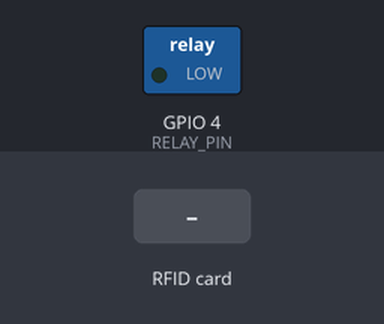
Simulated run of this sketch. Board: ESP8266 (NodeMCU). Shown: switched loads named in the sketch (green lamp = pin HIGH). The test bench sets the inputs (shaded band). WiFi joins after 1.5 s; servers stay silent unless stated; uploads are accepted with an empty reply; pins used as bus, display or sensor lines are not drawn; what the sketch prints to the serial monitor is not drawn. At 3.5 s the program restarts the board; the recording ends there.

Above: at 3.2 s.
3.3 s: RFID card 5E 7A 19 C4 held to the reader
Timing chart, 0 to 3.5 s (numbered marks = the images above; inputs shaded):
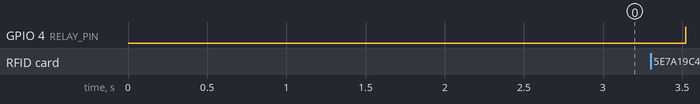

The sketch:

rfact-iot-rfid.ino
```cpp
//Connections of the RFID-RC522 module to LoLin Node MCU v3 ESP8266:
//  SDA   D4
//  SCK   D5
//  MOSI  D7
//  MISO  D6
//  RST   D3
#include <SPI.h>
#include <MFRC522.h>
#include <ESP8266WiFi.h>
//#include <WiFiClient.h>
#include <ESP8266HTTPClient.h>

#define SS_PIN 2
#define RST_PIN 0    // Configurable, see typical pin layout above
#define SERVER_IP "10.135.254.53"
#define RELAY_PIN 4
#define OPEN_FOR_MILISECONDS 1000

const char* ssid = "dd-wrt";
const char* password = "telephone";
long int opened_millis = 0;
String payload = "";


MFRC522 mfrc522(SS_PIN, RST_PIN);  // Create MFRC522 instance

void setup() {
  pinMode(5, OUTPUT); // SCK
  pinMode(RELAY_PIN, OUTPUT);
  digitalWrite(RELAY_PIN, 0);
  Serial.begin(115200);    // Initialize serial communications with the PC
  WiFi.begin(ssid, password);

  while (WiFi.status() != WL_CONNECTED) {
    delay(1000);
    Serial.print("Connecting..");
  }
  Serial.println("");
  Serial.print("Connected! IP address: ");
  Serial.println(WiFi.localIP());

  SPI.begin();      // Init SPI bus
  mfrc522.PCD_Init();   // Init MFRC522
  delay(4);       // Optional delay. Some board do need more time after init to be ready, see Readme
  mfrc522.PCD_DumpVersionToSerial();  // Show details of PCD - MFRC522 Card Reader details
  Serial.println(F("Scan PICC to see UID, SAK, type, and data blocks..."));

  WiFiClient client;
  HTTPClient http;

  Serial.print("[HTTP] begin...\n");
  opened_millis = millis();
}

void loop() {
  /*if (millis() - opened_millis > OPEN_FOR_MILISECONDS) {
    digitalWrite(RELAY_PIN, 0);
  }*/
  // Reset the loop if no new card present on the sensor/reader. This saves the entire process when idle.
  if ( ! mfrc522.PICC_IsNewCardPresent()) {
    return;
  }

  // Select one of the cards
  if ( ! mfrc522.PICC_ReadCardSerial()) {
    return;
  }

  // Dump debug info about the card; PICC_HaltA() is automatically called
  digitalWrite(5, 1);
  //mfrc522.PICC_DumpToSerial(&(mfrc522.uid));
  Serial.println();
  Serial.print(" UID tag :");
  String content = "";
  byte letter;
  for (byte i = 0; i < mfrc522.uid.size; i++)
  {
    Serial.print(mfrc522.uid.uidByte[i] < 0x10 ? " 0" : " ");
    Serial.print(mfrc522.uid.uidByte[i], HEX);
    content.concat(String(mfrc522.uid.uidByte[i] < 0x10 ? "+0" : "+"));
    content.concat(String(mfrc522.uid.uidByte[i], HEX));
  }
  content.toUpperCase();
  Serial.println();
  String Link = "http://" SERVER_IP ":8082/validate?UID=" + content.substring(1);
  Serial.println("Link: " + Link);

  if ((WiFi.status() == WL_CONNECTED)) {

    WiFiClient client;
    HTTPClient http;

    Serial.print("[HTTP] begin...\n");
    // configure traged server and url
    http.begin(client, Link); //HTTP

    Serial.print("[HTTP] GET...\n");
    // start connection and send HTTP header and body
    int httpCode = http.GET();

    // httpCode will be negative on error
    if (httpCode > 0) {
      // HTTP header has been send and Server response header has been handled
      Serial.printf("[HTTP] GET... code: %d\n", httpCode);

      // file found at server
      if (httpCode == HTTP_CODE_OK) {
        Serial.println(" Access Granted ");
        digitalWrite(RELAY_PIN, 1);
        digitalWrite(5, 0);
        payload = http.getString();
        Serial.println("received payload:\n<<");
        Serial.println(payload);
        Serial.println(">>");
        //delay(OPEN_FOR_MILISECONDS+500);
      }
    } else {
      Serial.println(" Access Denied ");
      digitalWrite(RELAY_PIN, 0);
      Serial.printf("[HTTP] GET... failed, error: %s\n", http.errorToString(httpCode).c_str());
    }

    http.end();
  }
  //delay(OPEN_FOR_MILISECONDS);
  /*if (millis() - opened_millis > OPEN_FOR_MILISECONDS) {
    digitalWrite(5, 0);
   */

  digitalWrite(5, 0);
  ESP.reset();
}
//commit dellay in the end;
//+ dellay when the rellay in activated
// SCK?
```
